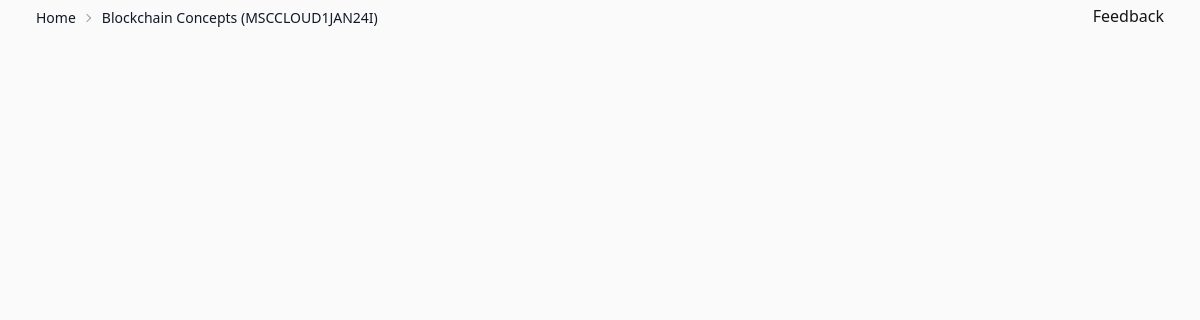
Before: /module/2/ with the older database file.
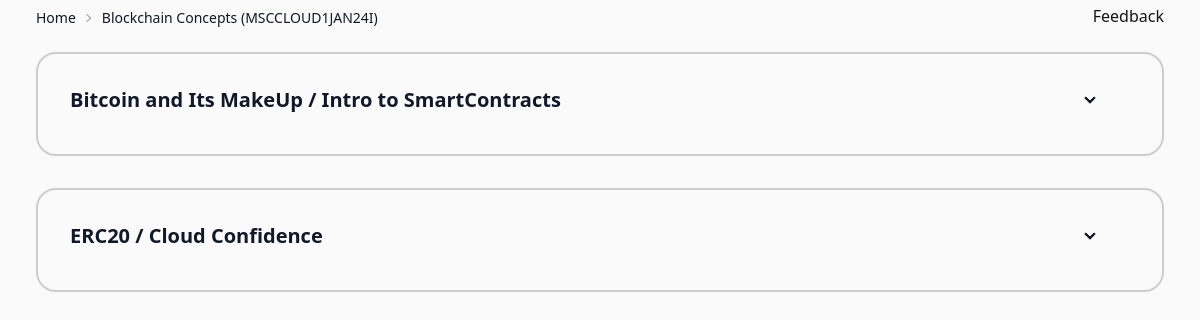
After: the same page with the newer database file.
### modules/models.py (models this page shows, shortened)
class Topic(models.Model):
    module = models.ForeignKey(Module, on_delete=models.CASCADE,null=True)
    name = models.CharField(max_length=100)
    description = models.TextField()

### modules/views.py (the view)
# urls.py: path('module/<int:module_id>/', views.show, name='module'),
def show(request, module_id):
    try:
        module = Module.objects.get(pk=module_id)
    except Module.DoesNotExist:
        raise Http404("Module does not exist")
    topics =module.topic_set.all()
    context = {
        'module':module,
        'topics':topics,
    }
    return render(request, 'modules/module.html', context)

### modules/templates/modules/module.html (shortened to what this page needs)
{% extends "modules/base.html" %}
{% block content %}
<div class="flex flex-1 flex-col h-screen px-9" >
<div class="flex justify-between">
<div class="text-sm breadcrumbs">
  <ul>
    <li><a href="/" class="text-gray-900">Home</a></li>
    <li><a class="text-gray-900">{{module.name}}</a></li>
  </ul>
</div>
<div class="flex pt-1">
    <a class="link link-hover" href="/feedback">Feedback</a>
</div>
</div>
    {% for topic in topics %}
    <div class="collapse collapse-arrow collapse-title my-4 border-base-300 border-2">
            <div class="collapse-title text-gray-900 font-bold text-xl mb-2">
                {{topic.name}}
          </div>
    </div>
    {% endfor %}
</div>
{% endblock content %}

Changed rows visible on the page:
added Topic: name "Bitcoin and Its MakeUp / Intro to SmartContracts"
added Topic: name "ERC20 / Cloud Confidence"
